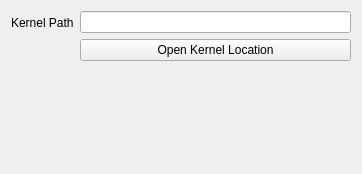
<?xml version="1.0" encoding="UTF-8"?>
<ui version="4.0">
 <class>SettingsWidget</class>
 <widget class="QWidget" name="SettingsWidget">
  <property name="geometry">
   <rect>
    <x>0</x>
    <y>0</y>
    <width>362</width>
    <height>174</height>
   </rect>
  </property>
  <property name="windowTitle">
   <string>Form</string>
  </property>
  <layout class="QFormLayout" name="formLayout">
   <item row="0" column="0">
    <widget class="QLabel" name="label">
     <property name="text">
      <string>Kernel Path</string>
     </property>
    </widget>
   </item>
   <item row="0" column="1">
    <layout class="QVBoxLayout" name="verticalLayout">
     <item>
      <widget class="QLineEdit" name="lineEdit"/>
     </item>
     <item>
      <widget class="QPushButton" name="pushButton">
       <property name="text">
        <string>Open Kernel Location</string>
       </property>
      </widget>
     </item>
    </layout>
   </item>
  </layout>
 </widget>
 <resources/>
 <connections/>
</ui>
